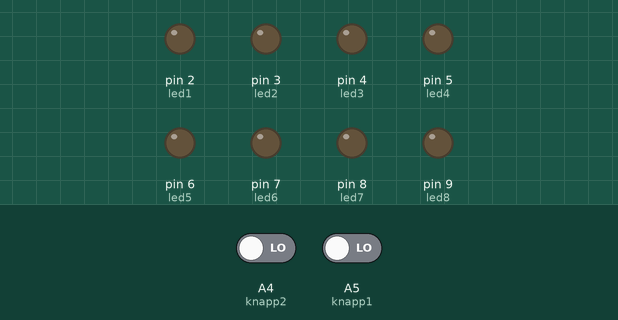
The sketch below on a simulated Arduino Uno, built with avr-gcc and run on an emulated ATmega328P. Parts: output pins drawn as LEDs (lit = HIGH). Dashed ring = blinking. The test bench sets the inputs (shaded band); at power-on: A5 (knapp1) LOW, A4 (knapp2) LOW. Random numbers use the default seed unless the sketch sets one.

Above: at 1.2 s.
1.3 s: A5 (knapp1) driven HIGH
At 1.66 s:
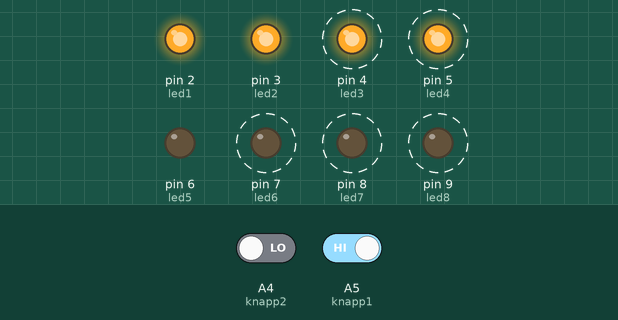
At 2.06 s:
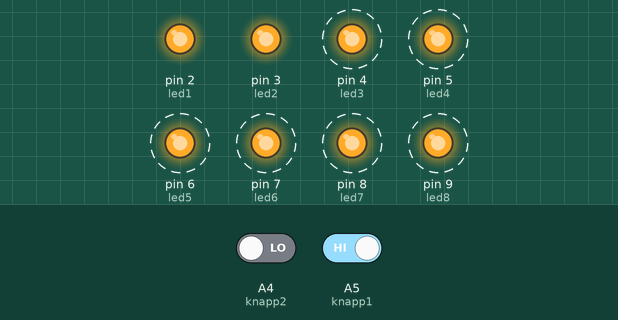
4.3 s: A5 (knapp1) driven LOW
7.3 s: A4 (knapp2) driven HIGH
At 8.6 s:
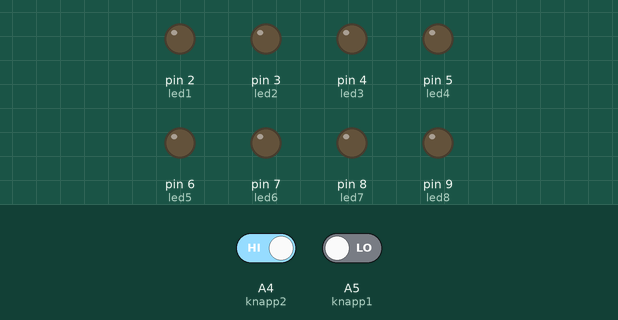
Timing chart, 0 to 10.3 s (numbered marks = the images above; inputs shaded):
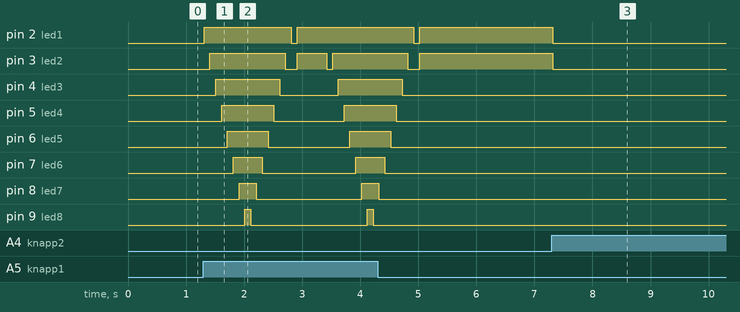

Measured:
- after the input at 1.3 s, pin 2 (led1): LOW → HIGH at once, → LOW 1.5 s later, → HIGH 0.10 s later; pin 3 (led2): goes HIGH 1.3 s, LOW 0.20 s, HIGH 0.51 s, LOW 0.10 s, then HIGH, starting after 0.11 s
- after the input at 7.3 s, pin 2 (led1), pin 3 (led2): HIGH → LOW at once

The sketch:

14_Terningkast_-_MHP.ino
```cpp
// Oppgave 14 - Terningkast - 05.04.2018 - MHP

// KONSTANTER:
const byte led1 = 2;
const byte led2 = 3;
const byte led3 = 4;
const byte led4 = 5;
const byte led5 = 6;
const byte led6 = 7;
const byte led7 = 8;
const byte led8 = 9;
const byte knapp1 = A5;
const byte knapp2 = A4;

// VARIABLER:
int lesknapp1;
int lesknapp2;
byte ran = 0;
int i;
int leds[8] = {led1, led2, led3, led4, led5, led6, led7, led8};

// SETUP:
void setup() {
  pinMode(led1, OUTPUT);
  pinMode(led2, OUTPUT);
  pinMode(led3, OUTPUT);
  pinMode(led4, OUTPUT);
  pinMode(led5, OUTPUT);
  pinMode(led6, OUTPUT);
  pinMode(led7, OUTPUT);
  pinMode(led8, OUTPUT);
  pinMode(knapp1, INPUT);
  pinMode(knapp2, INPUT);
}

// FUNKSJONER:

// HOVUDPROGRAM:
void loop() {
  lesknapp1 = digitalRead(knapp1);
  lesknapp2 = digitalRead(knapp2);
  delay(10);
  if (lesknapp1 == HIGH) {
    for (i = 0; i <= 7; i++) {
      digitalWrite(leds[i], LOW);
    }
    for (i = 0; i <= 7; i++) {
      digitalWrite(leds[i], HIGH);
      delay(100);
    }
    for (i = 7; i >= 0; i--) {
      digitalWrite(leds[i], LOW);
      delay(100);
    }
    ran = random(0, 6);
    for (i = 0; i <= ran; i++) {
      digitalWrite(leds[i], HIGH);
    }
    delay(500);
  }
  if (lesknapp2 == HIGH) {
    for (i = 0; i <= 7; i++) {
      digitalWrite(leds[i], LOW);
    }
  }
}
```
